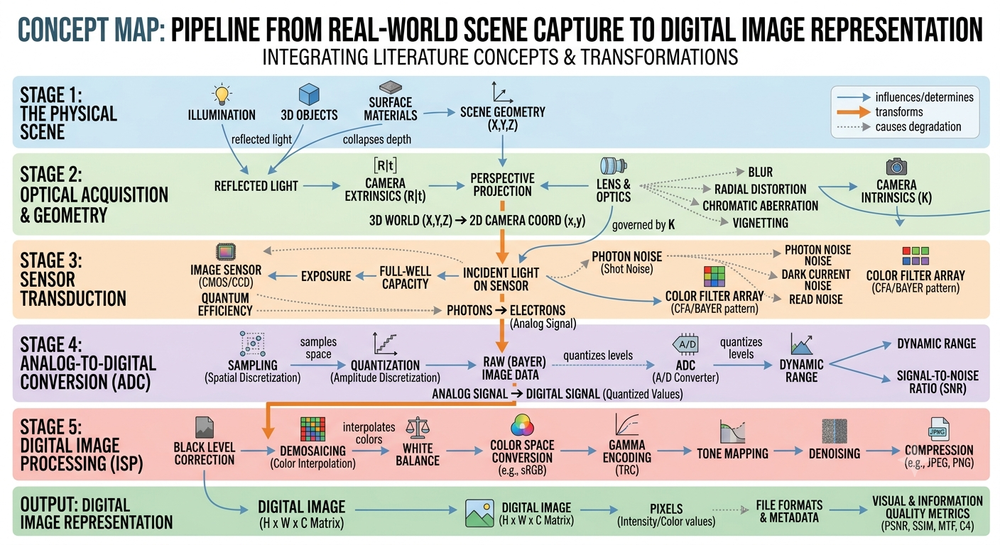
#> input picture CO1/AT2/CO1-AT2-Q01.png, 1000 x 545 px, shrunk from 1408 x 768 before the run, found by its file name
$ python CO1-AT1-Q08.py
#> lines starting #> are read from the running program, lines starting #| are printed output that depends on the picture

import cv2
import numpy as np
import matplotlib.pyplot as plt
from google.colab import files

print("Upload an image")
uploaded = files.upload()
#> the answer given: CO1-AT2-Q01.png

filename = list(uploaded.keys())[0]

# Read Image
img = cv2.imread(filename)
#> img is the input picture: shape (545, 1000, 3); mean B, G, R 198.8, 204.6, 207.7
img = cv2.cvtColor(img, cv2.COLOR_BGR2RGB)

# -------------------------------------------------
# Step 1 : Simulate Sensor Noise (Salt & Pepper)
# -------------------------------------------------

noise_img = img.copy()

prob = 0.03

random = np.random.rand(*img.shape[:2])

noise_img[random < prob] = 0          # Black pixels
noise_img[random > 1-prob] = 255      # White pixels
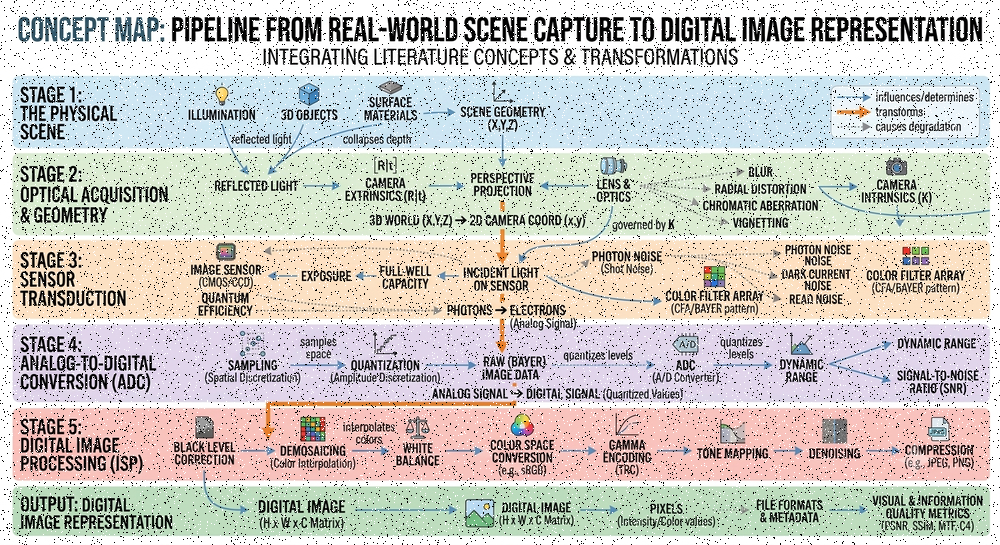
#> noise_img: shape (545, 1000, 3); mean R, G, B 202.9, 200, 194.5

# -------------------------------------------------
# Step 2 : Remove Noise
# -------------------------------------------------

filtered = cv2.medianBlur(noise_img,5)
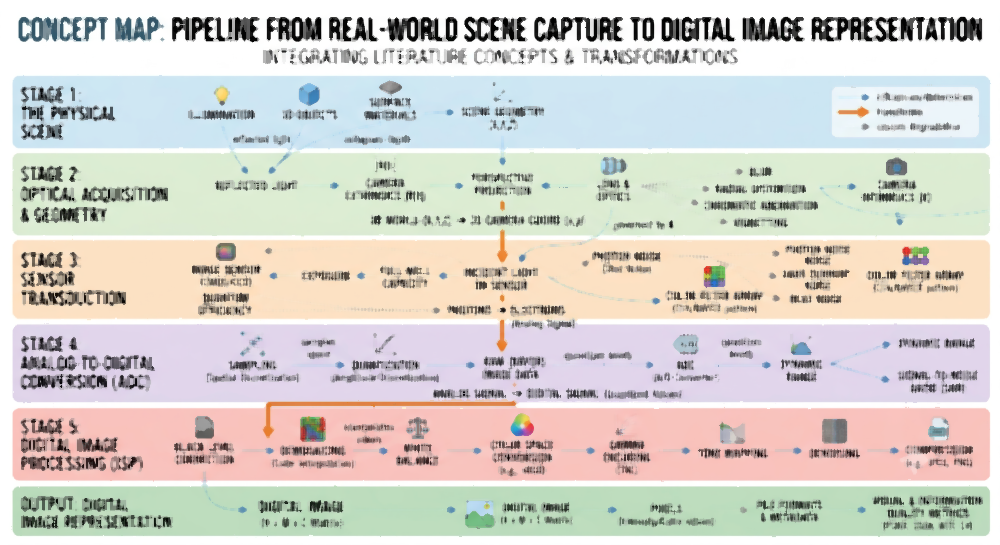
#> filtered: shape (545, 1000, 3); mean R, G, B 213.5, 210.1, 203.9

# -------------------------------------------------
# Display Images
# -------------------------------------------------

plt.figure(figsize=(15,5))

plt.subplot(1,3,1)
plt.imshow(img)
plt.title("Original Image")
plt.axis("off")

plt.subplot(1,3,2)
plt.imshow(noise_img)
plt.title("Sensor Noisy Image")
plt.axis("off")

plt.subplot(1,3,3)
plt.imshow(filtered)
plt.title("Noise Removed")
plt.axis("off")

plt.show()
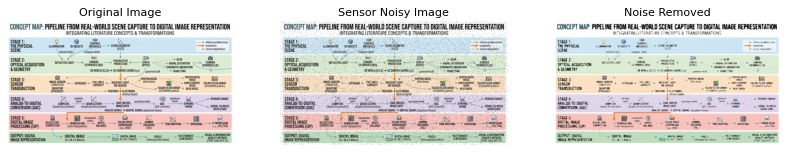
#> figure drawn by matplotlib, 3 panels

# -------------------------------------------------
# Output
# -------------------------------------------------

print("\n========== IMAGE ACQUISITION REPORT ==========")
print("Input Image         : Successfully Loaded")
print("Sensor Noise Added  : Salt & Pepper Noise")
print("Noise Removal       : Median Filter")
print("Image Quality       : Improved")
print("Application         : Camera Sensor Processing")
print("Result              : Noise Reduced Successfully")
print("==============================================")

$ run again, on CO1/AT2/CO1-AT2-Q03.png
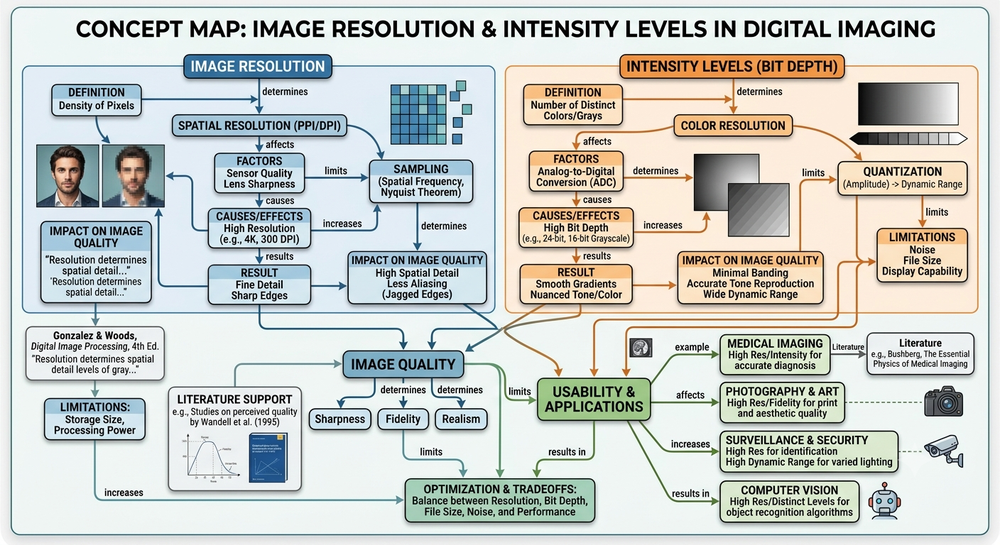
#> input picture CO1/AT2/CO1-AT2-Q03.png, 1000 x 545 px, shrunk from 1408 x 768 before the run, found by its file name
#> img is the input picture: shape (545, 1000, 3); mean B, G, R 200.4, 204.8, 200.9
#> `filtered = cv2.medianBlur(noise_img,5)`:
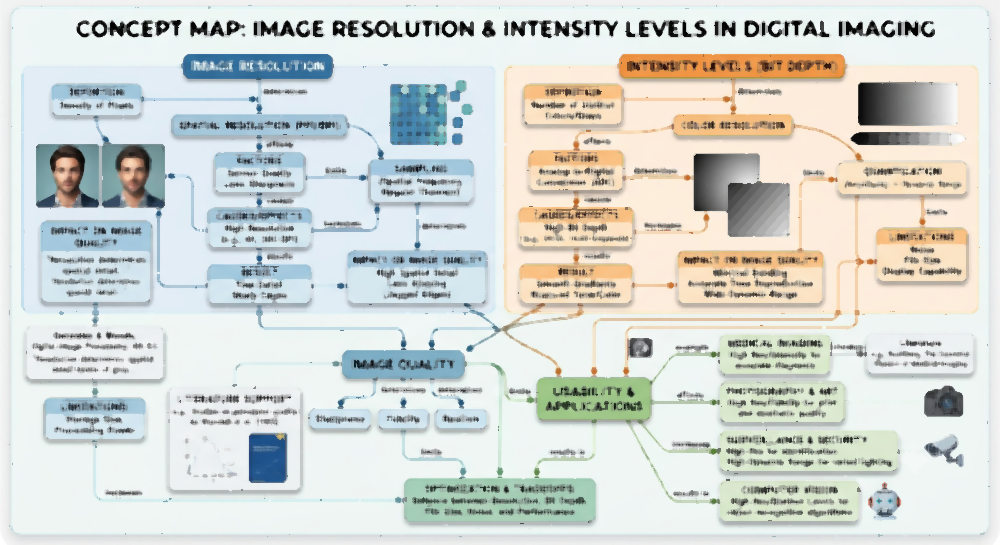
#> filtered: shape (545, 1000, 3); mean R, G, B 210.6, 214.6, 209.8
#> `plt.show()`:
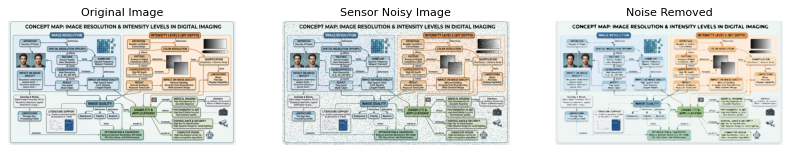
#> figure drawn by matplotlib, 3 panels

$ run again, on CO1/AT2/CO1-AT2-Q04.png
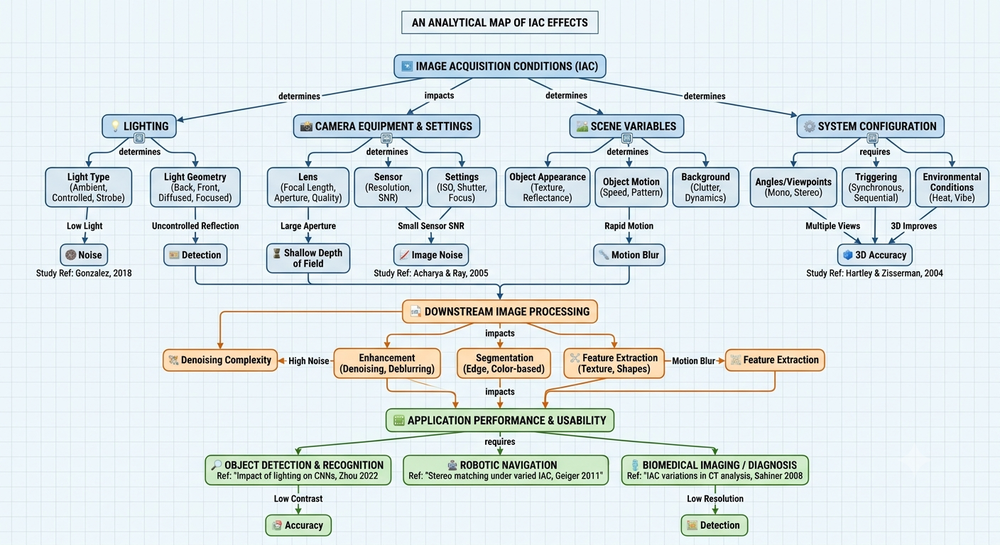
#> input picture CO1/AT2/CO1-AT2-Q04.png, 1000 x 545 px, shrunk from 1408 x 768 before the run, found by its file name
#> img is the input picture: shape (545, 1000, 3); mean B, G, R 231.7, 229.5, 220.3
#> `noise_img[random > 1-prob] = 255`:
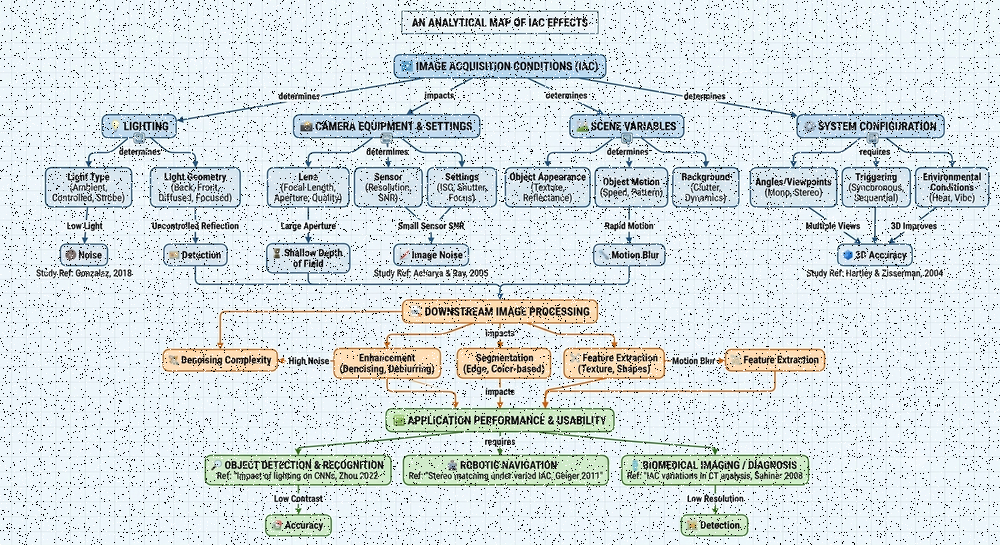
#> noise_img: shape (545, 1000, 3); mean R, G, B 214.8, 223.5, 225.4
#> `plt.show()`:
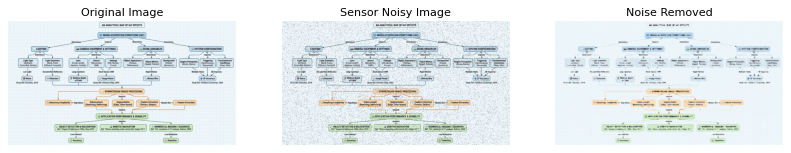
#> figure drawn by matplotlib, 3 panels

$ run again, on CO1/AT2/CO1-AT2-Q05.png
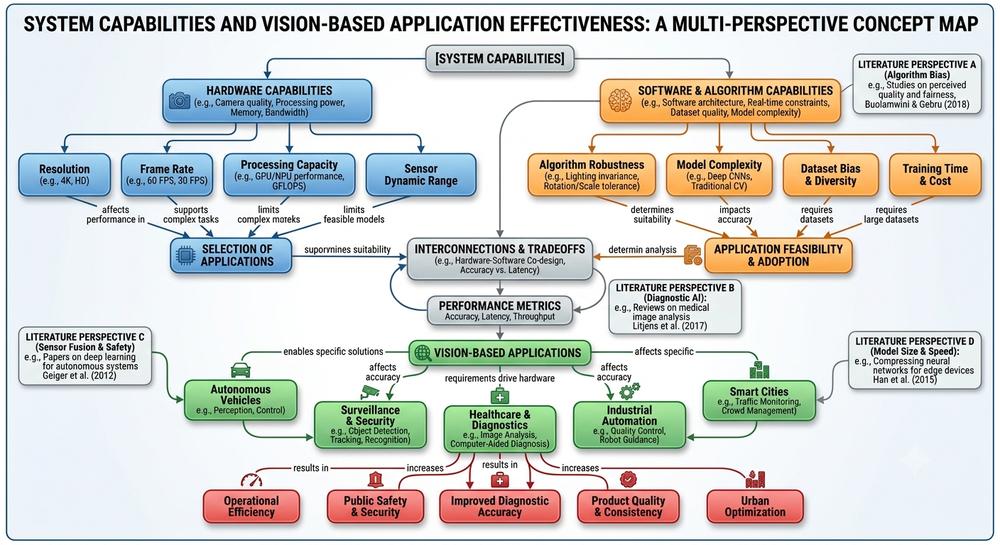
#> input picture CO1/AT2/CO1-AT2-Q05.png, 1000 x 545 px, shrunk from 1408 x 768 before the run, found by its file name
#> img is the input picture: shape (545, 1000, 3); mean B, G, R 208.8, 212.3, 210.4
#> `filtered = cv2.medianBlur(noise_img,5)`:
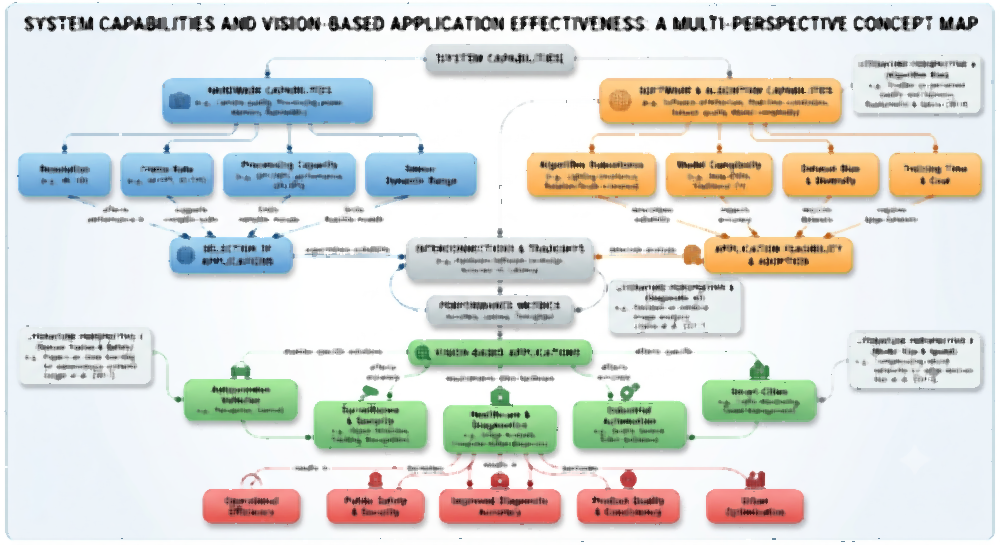
#> filtered: shape (545, 1000, 3); mean R, G, B 217.9, 219.9, 215.6
#> `plt.show()`:
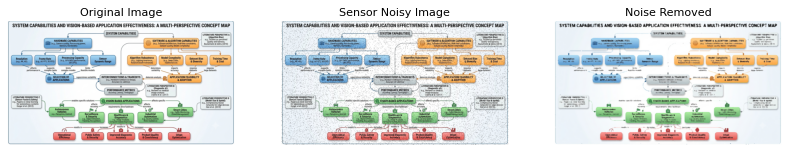
#> figure drawn by matplotlib, 3 panels
